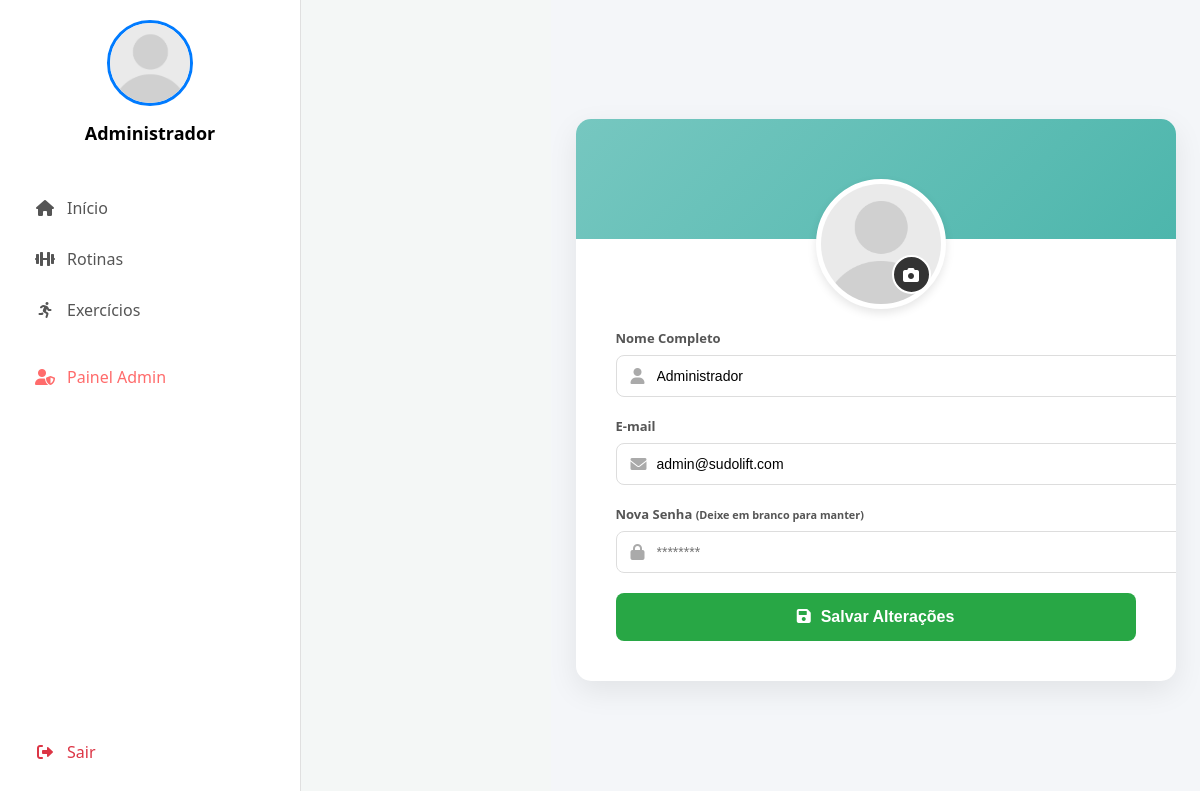
Screenshot of /view/perfil.php (signed in) with the database file from the repository.
### tables this page shows
CREATE TABLE `usuarios` (
  `id` int(11) NOT NULL,
  `nome` varchar(100) NOT NULL,
  `email` varchar(100) NOT NULL,
  `senha` varchar(255) NOT NULL,
  `perfil` varchar(20) NOT NULL DEFAULT 'atleta',
  `data_cadastro` datetime DEFAULT current_timestamp(),
  `foto_perfil` varchar(255) DEFAULT 'padrao.png'
);

### controller/clsConexao.php (called while the page is built, shortened)
<?php
class clsConexao
{
    private $host;
    private $usuario;
    private $senha;
    private $banco;
    private $conexao;
    function __construct()
    {
        $this->host    = 'srv1596.hstgr.io';
        $this->usuario = 'u459760425_sudolift';
        $this->senha   = 'Sudolift123';
        $this->banco   = 'u459760425_sudolift';
    }
    private function conecta()
    {
        $this->conexao = mysqli_connect($this->host, $this->usuario, $this->senha, $this->banco);
        mysqli_set_charset($this->conexao, "utf8");
    }
    public function executaSQL($sql)
    {
        $resposta = mysqli_query($this->conexao, $sql);
        return $resposta;
    }
}
?>

### view/perfil.php (the view, shortened to what this page needs)
<?php
require_once '../controller/clsConexao.php';
$id_user = (int)$_SESSION['id_usuario'];
$conexao = new clsConexao();
$sql = "SELECT * FROM usuarios WHERE id = $id_user";
$res = $conexao->executaSQL($sql);
$dadosUsuario = mysqli_fetch_assoc($res);
$fotoSessao = isset($_SESSION['foto_usuario']) ? $_SESSION['foto_usuario'] : 'padrao.png';
$fotoForm = !empty($dadosUsuario['foto_perfil']) ? $dadosUsuario['foto_perfil'] : 'padrao.png';
?>
<!DOCTYPE html>
<html lang="pt-br">
<head>
    <link href="https://cdnjs.cloudflare.com/ajax/libs/font-awesome/6.0.0/css/all.min.css" rel="stylesheet">
    <link rel="stylesheet" href="../assets/css/style.css">
    <link rel="stylesheet" href="../assets/css/perfil.css">
</head>
<body>
    <div class="sidebar">
        <div class="perfil-area">
            <a href="perfil.php" style="text-decoration:none; color:inherit; display:block;">
                <img src="../assets/images/users/<?php echo $fotoSessao; ?>"
                     class="perfil-foto"
                     onerror="this.src='../assets/images/users/padrao.png'">
                <h3 class="perfil-nome"><?php echo $_SESSION['nome_usuario']; ?></h3>
            </a>
        </div>
        <nav>
            <a href="dashboard.php" class="menu-item"><i class="fas fa-home"></i> Início</a>
            <?php if ($_SESSION['perfil_usuario'] != 'escrivao'): ?>
                <a href="rotinas.php" class="menu-item"><i class="fas fa-dumbbell"></i> Rotinas</a>
                <a href="exercicios.php" class="menu-item"><i class="fas fa-running"></i> Exercícios</a>
            <?php else: ?>
                <a href="citacoes.php" class="menu-item"><i class="fas fa-quote-right"></i> Editar Citações</a>
            <?php endif; ?>
            <?php if (isset($_SESSION['perfil_usuario']) && $_SESSION['perfil_usuario'] == 'admin'): ?>
                <div style="border-top: 1px solid rgba(255,255,255,0.1); margin: 10px 0;"></div>
                <a href="admin.php" class="menu-item" style="color: #ff6b6b;">
                    <i class="fas fa-user-shield"></i> Painel Admin
                </a>
            <?php endif; ?>
        </nav>
        <a href="../controller/logout.php" class="menu-item sair-btn"><i class="fas fa-sign-out-alt"></i> Sair</a>
    </div>
    <div class="main-content">
        <div class="profile-card">
            <form action="../controller/ctrl_Usuario.php" method="POST" enctype="multipart/form-data" class="profile-form">
                <div class="photo-upload-section">
                    <div class="photo-wrapper">
                        <img src="../assets/images/users/<?php echo $fotoForm; ?>"
                             id="preview-foto"
                             onerror="this.src='../assets/images/users/padrao.png'">
                        <label for="input-foto" class="btn-edit-photo">
                            <i class="fas fa-camera"></i>
                        </label>
                    </div>
                </div>
                <div class="input-grid">
                    <div class="form-group">
                        <label>Nome Completo</label>
                        <div class="input-wrapper">
                            <i class="fas fa-user"></i>
                            <input type="text" name="nome" value="<?php echo htmlspecialchars($dadosUsuario['nome']); ?>" required>
                        </div>
                    </div>
                    <div class="form-group">
                        <label>E-mail</label>
                        <div class="input-wrapper">
                            <i class="fas fa-envelope"></i>
                            <input type="email" name="email" value="<?php echo htmlspecialchars($dadosUsuario['email']); ?>" required>
                        </div>
                    </div>
                    <div class="form-group">
                        <label>Nova Senha <small>(Deixe em branco para manter)</small></label>
                        <div class="input-wrapper">
                            <i class="fas fa-lock"></i>
                            <input type="password" name="senha" placeholder="********">
                        </div>
                    </div>
                </div>
                <button type="submit" class="btn-save">
                    <i class="fas fa-save"></i> Salvar Alterações
                </button>
            </form>
        </div>
    </div>
</body>
</html>

### assets/css/style.css (style rules this page uses)
body { margin: 0; font-family: 'Segoe UI', sans-serif; background-color: #f4f7f6; display: flex; height: 100vh; overflow: hidden; }
.sidebar { width: 260px; background: white; border-right: 1px solid #e0e0e0; display: flex; flex-direction: column; padding: 20px; flex-shrink: 0; }
.perfil-area { text-align: center; margin-bottom: 40px; }
.perfil-foto { width: 80px; height: 80px; border-radius: 50%; object-fit: cover; border: 3px solid #007bff; margin-bottom: 10px; }
.perfil-nome { font-weight: bold; font-size: 18px; margin: 0; }
.menu-item { display: flex; align-items: center; padding: 12px 15px; color: #555; text-decoration: none; border-radius: 8px; margin-bottom: 5px; transition: 0.2s; font-weight: 500; }
.menu-item i { margin-right: 12px; width: 20px; text-align: center; }
.sair-btn { margin-top: auto; color: #dc3545; }

### assets/css/perfil.css (style rules this page uses)
.main-content { margin-left: 250px; width: calc(100% - 250px); height: 100vh; display: flex; justify-content: center; align-items: center; background-color: #f4f6f9; }
.profile-card { background: white; width: 100%; max-width: 600px; border-radius: 15px; overflow: hidden; box-shadow: 0 10px 30px rgba(0,0,0,0.08); position: relative; }
.profile-form { padding: 0 40px 40px 40px; margin-top: -60px; position: relative; }
.photo-upload-section { display: flex; justify-content: center; margin-bottom: 30px; }
.photo-wrapper { position: relative; width: 120px; height: 120px; }
#preview-foto { width: 120px; height: 120px; border-radius: 50%; border: 5px solid white; object-fit: cover; box-shadow: 0 4px 10px rgba(0,0,0,0.1); background: #fff; }
.btn-edit-photo { position: absolute; bottom: 5px; right: 5px; background: #333; color: white; width: 35px; height: 35px; border-radius: 50%; display: flex; align-items: center; justify-content: center; cursor: pointer; border: 2px solid white; transition: background 0.2s; }
.form-group { margin-bottom: 20px; }
.form-group label { display: block; font-size: 13px; font-weight: 600; color: #555; margin-bottom: 8px; }
.input-wrapper { position: relative; }
.input-wrapper i { position: absolute; left: 15px; top: 50%; transform: translateY(-50%); color: #aaa; }
.input-wrapper input { width: 100%; padding: 12px 15px 12px 40px; border: 1px solid #ddd; border-radius: 8px; font-size: 14px; outline: none; }
.btn-save { width: 100%; background-color: #28a745; color: white; border: none; padding: 15px; border-radius: 8px; font-size: 16px; font-weight: bold; cursor: pointer; margin-top: 10px; display: flex; justify-content: center; gap: 10px; transition: background 0.2s; }

### rows the page displays
usuarios: foto_perfil (picture), nome "Administrador", email "admin@sudolift.com"

### other values shown
$_SESSION['nome_usuario'] "Administrador"
